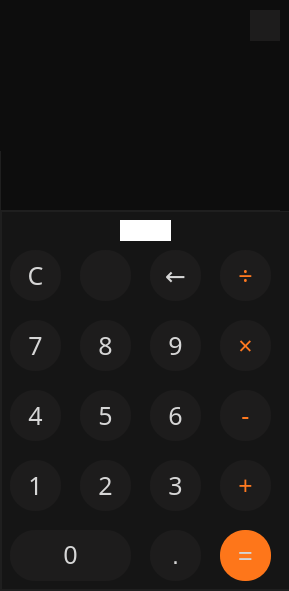
<?xml version="1.0" encoding="UTF-8"?>
<ui version="4.0">
 <class>form</class>
 <widget class="QWidget" name="form">
  <property name="geometry">
   <rect>
    <x>0</x>
    <y>0</y>
    <width>289</width>
    <height>591</height>
   </rect>
  </property>
  <property name="windowTitle">
   <string>计算器by娄卫健</string>
  </property>
  <property name="styleSheet">
   <string notr="true">QPushButton {background-color: rgb(29,28,28);
    color: rgb(214,214,214) ;
    font-size:25px ;
 	border:none;
	border-radius:25px
}
QWidget{border:none;
}</string>
  </property>
  <widget class="QPushButton" name="bt7">
   <property name="geometry">
    <rect>
     <x>10</x>
     <y>320</y>
     <width>51</width>
     <height>51</height>
    </rect>
   </property>
   <property name="font">
    <font>
     <family>黑体</family>
     <pointsize>-1</pointsize>
    </font>
   </property>
   <property name="text">
    <string>7</string>
   </property>
  </widget>
  <widget class="QPushButton" name="bt4">
   <property name="geometry">
    <rect>
     <x>10</x>
     <y>390</y>
     <width>51</width>
     <height>51</height>
    </rect>
   </property>
   <property name="font">
    <font>
     <family>黑体</family>
     <pointsize>-1</pointsize>
    </font>
   </property>
   <property name="text">
    <string>4</string>
   </property>
  </widget>
  <widget class="QPushButton" name="bt1">
   <property name="geometry">
    <rect>
     <x>10</x>
     <y>460</y>
     <width>51</width>
     <height>51</height>
    </rect>
   </property>
   <property name="font">
    <font>
     <family>黑体</family>
     <pointsize>-1</pointsize>
    </font>
   </property>
   <property name="text">
    <string>1</string>
   </property>
  </widget>
  <widget class="QPushButton" name="bt8">
   <property name="geometry">
    <rect>
     <x>80</x>
     <y>320</y>
     <width>51</width>
     <height>51</height>
    </rect>
   </property>
   <property name="font">
    <font>
     <family>黑体</family>
     <pointsize>-1</pointsize>
    </font>
   </property>
   <property name="text">
    <string>8</string>
   </property>
  </widget>
  <widget class="QPushButton" name="bt5">
   <property name="geometry">
    <rect>
     <x>80</x>
     <y>390</y>
     <width>51</width>
     <height>51</height>
    </rect>
   </property>
   <property name="font">
    <font>
     <family>黑体</family>
     <pointsize>-1</pointsize>
    </font>
   </property>
   <property name="text">
    <string>5</string>
   </property>
  </widget>
  <widget class="QPushButton" name="bt2">
   <property name="geometry">
    <rect>
     <x>80</x>
     <y>460</y>
     <width>51</width>
     <height>51</height>
    </rect>
   </property>
   <property name="font">
    <font>
     <family>黑体</family>
     <pointsize>-1</pointsize>
    </font>
   </property>
   <property name="text">
    <string>2</string>
   </property>
  </widget>
  <widget class="QPushButton" name="bt9">
   <property name="geometry">
    <rect>
     <x>150</x>
     <y>320</y>
     <width>51</width>
     <height>51</height>
    </rect>
   </property>
   <property name="font">
    <font>
     <family>黑体</family>
     <pointsize>-1</pointsize>
    </font>
   </property>
   <property name="text">
    <string>9</string>
   </property>
  </widget>
  <widget class="QPushButton" name="bt6">
   <property name="geometry">
    <rect>
     <x>150</x>
     <y>390</y>
     <width>51</width>
     <height>51</height>
    </rect>
   </property>
   <property name="font">
    <font>
     <family>黑体</family>
     <pointsize>-1</pointsize>
    </font>
   </property>
   <property name="text">
    <string>6</string>
   </property>
  </widget>
  <widget class="QPushButton" name="bt3">
   <property name="geometry">
    <rect>
     <x>150</x>
     <y>460</y>
     <width>51</width>
     <height>51</height>
    </rect>
   </property>
   <property name="font">
    <font>
     <family>黑体</family>
     <pointsize>-1</pointsize>
    </font>
   </property>
   <property name="text">
    <string>3</string>
   </property>
  </widget>
  <widget class="QPushButton" name="btjia">
   <property name="geometry">
    <rect>
     <x>220</x>
     <y>460</y>
     <width>51</width>
     <height>51</height>
    </rect>
   </property>
   <property name="font">
    <font>
     <family>黑体</family>
     <pointsize>-1</pointsize>
    </font>
   </property>
   <property name="styleSheet">
    <string notr="true">QPushButton {color: rgb(255,121,32) ;}</string>
   </property>
   <property name="text">
    <string>+</string>
   </property>
  </widget>
  <widget class="QPushButton" name="btjian">
   <property name="geometry">
    <rect>
     <x>220</x>
     <y>390</y>
     <width>51</width>
     <height>51</height>
    </rect>
   </property>
   <property name="font">
    <font>
     <family>黑体</family>
     <pointsize>-1</pointsize>
    </font>
   </property>
   <property name="styleSheet">
    <string notr="true">QPushButton {color: rgb(255,121,32) ;}</string>
   </property>
   <property name="text">
    <string>-</string>
   </property>
  </widget>
  <widget class="QPushButton" name="btcheng">
   <property name="geometry">
    <rect>
     <x>220</x>
     <y>320</y>
     <width>51</width>
     <height>51</height>
    </rect>
   </property>
   <property name="font">
    <font>
     <family>黑体</family>
     <pointsize>-1</pointsize>
    </font>
   </property>
   <property name="styleSheet">
    <string notr="true">QPushButton {color: rgb(255,121,32) ;}</string>
   </property>
   <property name="text">
    <string>×</string>
   </property>
  </widget>
  <widget class="QPushButton" name="btchu">
   <property name="geometry">
    <rect>
     <x>220</x>
     <y>250</y>
     <width>51</width>
     <height>51</height>
    </rect>
   </property>
   <property name="font">
    <font>
     <family>黑体</family>
     <pointsize>-1</pointsize>
    </font>
   </property>
   <property name="styleSheet">
    <string notr="true">QPushButton {color: rgb(255,121,32) ;}</string>
   </property>
   <property name="text">
    <string>÷</string>
   </property>
  </widget>
  <widget class="QPushButton" name="btdeng">
   <property name="geometry">
    <rect>
     <x>220</x>
     <y>530</y>
     <width>51</width>
     <height>51</height>
    </rect>
   </property>
   <property name="styleSheet">
    <string notr="true">QPushButton { background-color: rgb(254,118,26);
    color: rgb(213,213,213) ;
    font-size:25px;
}</string>
   </property>
   <property name="text">
    <string>=</string>
   </property>
  </widget>
  <widget class="QPushButton" name="bt0">
   <property name="geometry">
    <rect>
     <x>10</x>
     <y>530</y>
     <width>121</width>
     <height>51</height>
    </rect>
   </property>
   <property name="text">
    <string>0</string>
   </property>
  </widget>
  <widget class="QPushButton" name="btdian">
   <property name="geometry">
    <rect>
     <x>150</x>
     <y>530</y>
     <width>51</width>
     <height>51</height>
    </rect>
   </property>
   <property name="text">
    <string>.</string>
   </property>
  </widget>
  <widget class="QLineEdit" name="xianshi">
   <property name="geometry">
    <rect>
     <x>0</x>
     <y>150</y>
     <width>281</width>
     <height>61</height>
    </rect>
   </property>
   <property name="font">
    <font>
     <family>Arial</family>
     <pointsize>-1</pointsize>
     <weight>50</weight>
     <bold>false</bold>
    </font>
   </property>
   <property name="focusPolicy">
    <enum>Qt::NoFocus</enum>
   </property>
   <property name="layoutDirection">
    <enum>Qt::RightToLeft</enum>
   </property>
   <property name="styleSheet">
    <string notr="true">QLineEdit { background-color: rgb(13,13,13);
	color: rgb(184,184,184) ;
    font-size:30px;
    border:1px solid rgb(31,31,31);

}</string>
   </property>
   <property name="maxLength">
    <number>18</number>
   </property>
   <property name="frame">
    <bool>true</bool>
   </property>
   <property name="echoMode">
    <enum>QLineEdit::Normal</enum>
   </property>
   <property name="alignment">
    <set>Qt::AlignRight|Qt::AlignTrailing|Qt::AlignVCenter</set>
   </property>
   <property name="dragEnabled">
    <bool>true</bool>
   </property>
   <property name="readOnly">
    <bool>true</bool>
   </property>
   <property name="placeholderText">
    <string/>
   </property>
   <property name="cursorMoveStyle">
    <enum>Qt::VisualMoveStyle</enum>
   </property>
   <property name="clearButtonEnabled">
    <bool>false</bool>
   </property>
  </widget>
  <widget class="QPushButton" name="btc">
   <property name="geometry">
    <rect>
     <x>10</x>
     <y>250</y>
     <width>51</width>
     <height>51</height>
    </rect>
   </property>
   <property name="font">
    <font>
     <family>黑体</family>
     <pointsize>-1</pointsize>
    </font>
   </property>
   <property name="text">
    <string>C</string>
   </property>
  </widget>
  <widget class="QPushButton" name="bttui">
   <property name="geometry">
    <rect>
     <x>150</x>
     <y>250</y>
     <width>51</width>
     <height>51</height>
    </rect>
   </property>
   <property name="font">
    <font>
     <family>黑体</family>
     <pointsize>-1</pointsize>
    </font>
   </property>
   <property name="styleSheet">
    <string notr="true">QpushiButton{background-image:url(button.png);
background-color:none}</string>
   </property>
   <property name="text">
    <string>←</string>
   </property>
  </widget>
  <widget class="QPushButton" name="btyan">
   <property name="geometry">
    <rect>
     <x>80</x>
     <y>250</y>
     <width>51</width>
     <height>51</height>
    </rect>
   </property>
   <property name="styleSheet">
    <string notr="true">QPushButton {background-image: url(sqrt.png);
	color:none;
}</string>
   </property>
   <property name="text">
    <string/>
   </property>
  </widget>
  <widget class="QLineEdit" name="beijing1">
   <property name="geometry">
    <rect>
     <x>0</x>
     <y>210</y>
     <width>301</width>
     <height>381</height>
    </rect>
   </property>
   <property name="styleSheet">
    <string notr="true">QLineEdit {background-color: rgb(21,21,21);
	color: rgb(182,182,182) ;
    font-size:30px;
	border:2px solid rgb(31,31,31);

}</string>
   </property>
   <property name="readOnly">
    <bool>true</bool>
   </property>
   <property name="clearButtonEnabled">
    <bool>false</bool>
   </property>
  </widget>
  <widget class="QLineEdit" name="xianshi2">
   <property name="geometry">
    <rect>
     <x>0</x>
     <y>0</y>
     <width>281</width>
     <height>151</height>
    </rect>
   </property>
   <property name="font">
    <font>
     <family>Arial</family>
     <pointsize>-1</pointsize>
     <weight>50</weight>
     <bold>false</bold>
    </font>
   </property>
   <property name="focusPolicy">
    <enum>Qt::NoFocus</enum>
   </property>
   <property name="layoutDirection">
    <enum>Qt::RightToLeft</enum>
   </property>
   <property name="styleSheet">
    <string notr="true">QLineEdit { background-color: rgb(13,13,13);
	color: rgb(79,79,79) ;
    font-size:30px;
    border:none;

}</string>
   </property>
   <property name="maxLength">
    <number>18</number>
   </property>
   <property name="frame">
    <bool>true</bool>
   </property>
   <property name="echoMode">
    <enum>QLineEdit::Normal</enum>
   </property>
   <property name="alignment">
    <set>Qt::AlignBottom|Qt::AlignRight|Qt::AlignTrailing</set>
   </property>
   <property name="dragEnabled">
    <bool>true</bool>
   </property>
   <property name="readOnly">
    <bool>true</bool>
   </property>
   <property name="placeholderText">
    <string/>
   </property>
   <property name="cursorMoveStyle">
    <enum>Qt::VisualMoveStyle</enum>
   </property>
   <property name="clearButtonEnabled">
    <bool>false</bool>
   </property>
  </widget>
  <widget class="QLineEdit" name="beijing">
   <property name="geometry">
    <rect>
     <x>120</x>
     <y>220</y>
     <width>51</width>
     <height>21</height>
    </rect>
   </property>
   <property name="styleSheet">
    <string notr="true">QLineEdit {background-image: url(back3.png);
	color: rgb(182,182,182) ;
    font-size:30px;
	border:none;

}</string>
   </property>
   <property name="readOnly">
    <bool>true</bool>
   </property>
   <property name="clearButtonEnabled">
    <bool>false</bool>
   </property>
  </widget>
  <widget class="QPushButton" name="btmenu">
   <property name="geometry">
    <rect>
     <x>250</x>
     <y>10</y>
     <width>31</width>
     <height>31</height>
    </rect>
   </property>
   <property name="styleSheet">
    <string notr="true">QPushButton {background-image:url(back4.png);
color: rgb(255,121,32) ;}</string>
   </property>
   <property name="text">
    <string/>
   </property>
  </widget>
  <widget class="QLineEdit" name="beijing2">
   <property name="geometry">
    <rect>
     <x>280</x>
     <y>0</y>
     <width>21</width>
     <height>211</height>
    </rect>
   </property>
   <property name="font">
    <font>
     <family>Arial</family>
     <pointsize>-1</pointsize>
     <weight>50</weight>
     <bold>false</bold>
    </font>
   </property>
   <property name="focusPolicy">
    <enum>Qt::NoFocus</enum>
   </property>
   <property name="layoutDirection">
    <enum>Qt::RightToLeft</enum>
   </property>
   <property name="styleSheet">
    <string notr="true">QLineEdit { background-color: rgb(13,13,13);
	color: rgb(79,79,79) ;
    font-size:30px;
    border:none;

}</string>
   </property>
   <property name="maxLength">
    <number>18</number>
   </property>
   <property name="frame">
    <bool>true</bool>
   </property>
   <property name="echoMode">
    <enum>QLineEdit::Normal</enum>
   </property>
   <property name="alignment">
    <set>Qt::AlignRight|Qt::AlignTrailing|Qt::AlignVCenter</set>
   </property>
   <property name="dragEnabled">
    <bool>true</bool>
   </property>
   <property name="readOnly">
    <bool>true</bool>
   </property>
   <property name="placeholderText">
    <string/>
   </property>
   <property name="cursorMoveStyle">
    <enum>Qt::VisualMoveStyle</enum>
   </property>
   <property name="clearButtonEnabled">
    <bool>false</bool>
   </property>
  </widget>
  <zorder>beijing1</zorder>
  <zorder>xianshi</zorder>
  <zorder>bt7</zorder>
  <zorder>bt4</zorder>
  <zorder>bt1</zorder>
  <zorder>bt8</zorder>
  <zorder>bt5</zorder>
  <zorder>bt2</zorder>
  <zorder>bt9</zorder>
  <zorder>bt6</zorder>
  <zorder>bt3</zorder>
  <zorder>btjia</zorder>
  <zorder>btjian</zorder>
  <zorder>btcheng</zorder>
  <zorder>btchu</zorder>
  <zorder>btdeng</zorder>
  <zorder>bt0</zorder>
  <zorder>btdian</zorder>
  <zorder>btc</zorder>
  <zorder>bttui</zorder>
  <zorder>xianshi2</zorder>
  <zorder>beijing</zorder>
  <zorder>btmenu</zorder>
  <zorder>beijing2</zorder>
  <zorder>btyan</zorder>
 </widget>
 <resources/>
 <connections/>
</ui>
